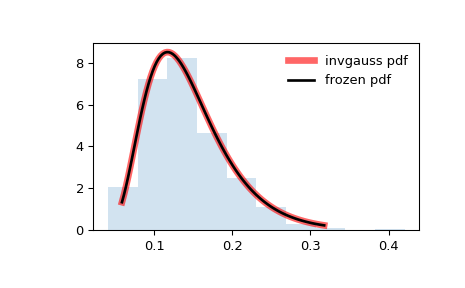

Recreate this plot in Python.
from scipy.stats import invgauss
import matplotlib.pyplot as plt
fig, ax = plt.subplots(1, 1)

# Calculate the first four moments:

mu = 0.145
mean, var, skew, kurt = invgauss.stats(mu, moments='mvsk')

# Display the probability density function (``pdf``):

x = np.linspace(invgauss.ppf(0.01, mu),
                invgauss.ppf(0.99, mu), 100)
ax.plot(x, invgauss.pdf(x, mu),
       'r-', lw=5, alpha=0.6, label='invgauss pdf')

# Alternatively, the distribution object can be called (as a function)
# to fix the shape, location and scale parameters. This returns a "frozen"
# RV object holding the given parameters fixed.

# Freeze the distribution and display the frozen ``pdf``:

rv = invgauss(mu)
ax.plot(x, rv.pdf(x), 'k-', lw=2, label='frozen pdf')

# Check accuracy of ``cdf`` and ``ppf``:

vals = invgauss.ppf([0.001, 0.5, 0.999], mu)
np.allclose([0.001, 0.5, 0.999], invgauss.cdf(vals, mu))
# True

# Generate random numbers:

r = invgauss.rvs(mu, size=1000)

# And compare the histogram:

ax.hist(r, density=True, histtype='stepfilled', alpha=0.2)
ax.legend(loc='best', frameon=False)
plt.show()
